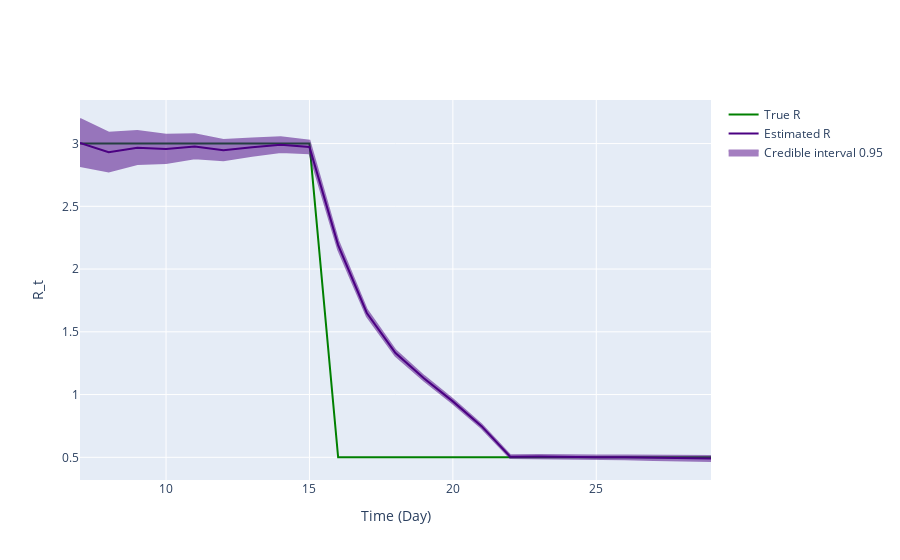

Source (notebook cell):
### Markdown cell above
## Inference plot using class method results

### Code cell
fig = ReproductionNumberPlot()

fig.add_ground_truth_rt(ground_truth)
fig.add_interval_rt(intervals)

fig.update_labels(time_label='Time (Day)', r_label='R_t')

fig.show_figure()

### Figure 1 — Plotly figure (JSON) as saved in the notebook; plotly's stock layout.template omitted (floating-point values rounded to 4 significant figures)
{"data": [{"line": {"color": "green"}, "mode": "lines", "name": "True R", "type": "scatter", "x": [7, 8, 9, 10, 11, 12, 13, 14, 15, 16, 17, 18, 19, 20, 21, 22, 23, 24, 25, 26, 27, 28, 29], "y": [3, 3, 3, 3, 3, 3, 3, 3, 3, 0.5, 0.5, 0.5, 0.5, 0.5, 0.5, 0.5, 0.5, 0.5, 0.5, 0.5, 0.5, 0.5, 0.5]}, {"line": {"color": "indigo"}, "mode": "lines", "name": "Estimated R", "type": "scatter", "x": [7, 8, 9, 10, 11, 12, 13, 14, 15, 16, 17, 18, 19, 20, 21, 22, 23, 24, 25, 26, 27, 28, 29], "y": [3.005, 2.931, 2.968, 2.957, 2.978, 2.948, 2.971, 2.992, 2.973, 2.191, 1.65, 1.331, 1.128, 0.9456, 0.7481, 0.5052, 0.5059, 0.5005, 0.5004, 0.4995, 0.4956, 0.4906, 0.4907]}, {"fill": "toself", "fillcolor": "indigo", "line": {"color": "indigo"}, "mode": "lines", "name": "Credible interval 0.95", "opacity": 0.5, "type": "scatter", "x": [7, 8, 9, 10, 11, 12, 13, 14, 15, 16, 17, 18, 19, 20, 21, 22, 23, 24, 25, 26, 27, 28, 29, 29, 28, 27, 26, 25, 24, 23, 22, 21, 20, 19, 18, 17, 16, 15, 14, 13, 12, 11, 10, 9, 8, 7], "y": [3.196, 3.087, 3.101, 3.07, 3.074, 3.029, 3.04, 3.05, 3.023, 2.227, 1.677, 1.352, 1.147, 0.9618, 0.7623, 0.517, 0.5181, 0.5136, 0.5148, 0.5153, 0.5128, 0.5094, 0.5113, 0.4706, 0.4722, 0.4787, 0.484, 0.4861, 0.4876, 0.4938, 0.4936, 0.734, 0.9295, 1.11, 1.31, 1.623, 2.155, 2.924, 2.933, 2.902, 2.868, 2.883, 2.846, 2.837, 2.778, 2.821]}], "layout": {"hovermode": "x unified", "xaxis": {"title": {"text": "Time (Day)"}}, "yaxis": {"title": {"text": "R_t"}}}}
